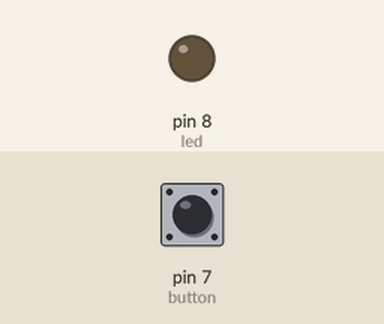
The sketch below on a simulated Arduino Uno, built with avr-gcc and run on an emulated ATmega328P. Parts: output pins drawn as LEDs (lit = HIGH). Inputs (shaded band) come from the test bench; at power-on: pin 7 (button) LOW. What the sketch prints to the serial monitor is not drawn.

Above: at 1.2 s.
1.3 s: pin 7 (button) pulled HIGH for 0.15 s
At 3.7 s:
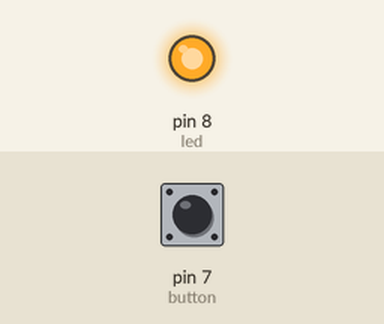
4.4 s: pin 7 (button) pulled HIGH for 1 s
At 7.2 s:
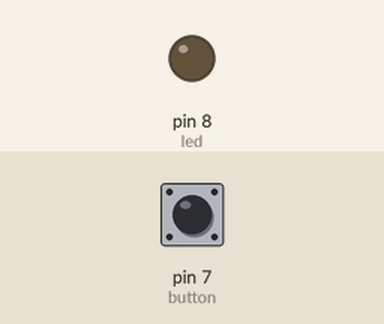
7.9 s: pin 7 (button) pulled HIGH for 3.2 s
At 12.2 s:
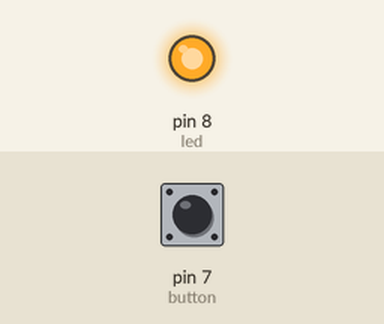
Timing chart, 0 to 13.7 s (numbered marks = the images above; inputs shaded):
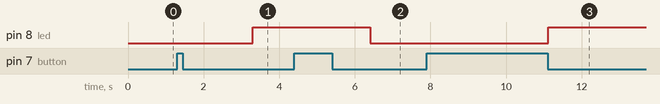

The sketch:

button_4.ino
```cpp
int button = 7;
int led = 8;
int previous = LOW;
int current;
int ledstate = LOW ;
bool updated = false; //only high and low
unsigned long int  lastpress = 0 ;// only stores postive value , no sign so always positve , long int = extended size variable
void setup() {
  // put your setup code here, to run once:
  Serial.begin (9600);
  pinMode ( button , INPUT);
  pinMode ( led , OUTPUT);

}

void loop() {
  current = digitalRead( button);
  Serial.println (current);
  if (previous == LOW && current == HIGH)
  {
    lastpress = millis() ;
    //     Serial.println ( lastpress);
    updated = true;
  }

  else if ( (millis () - lastpress) >= 2000 && current == LOW && previous == LOW && updated == true)
  {
    ledstate = !ledstate;
    digitalWrite (led , ledstate);
    updated = false ;
  }
  previous = current;
}
```

Measured:
- after the input at 1.3 s, pin 8 (led): LOW → HIGH after 2.0 s
- after the input at 4.4 s, pin 8 (led): HIGH → LOW after 2.0 s
- after the input at 7.9 s, pin 8 (led): LOW → HIGH after 3.2 s
